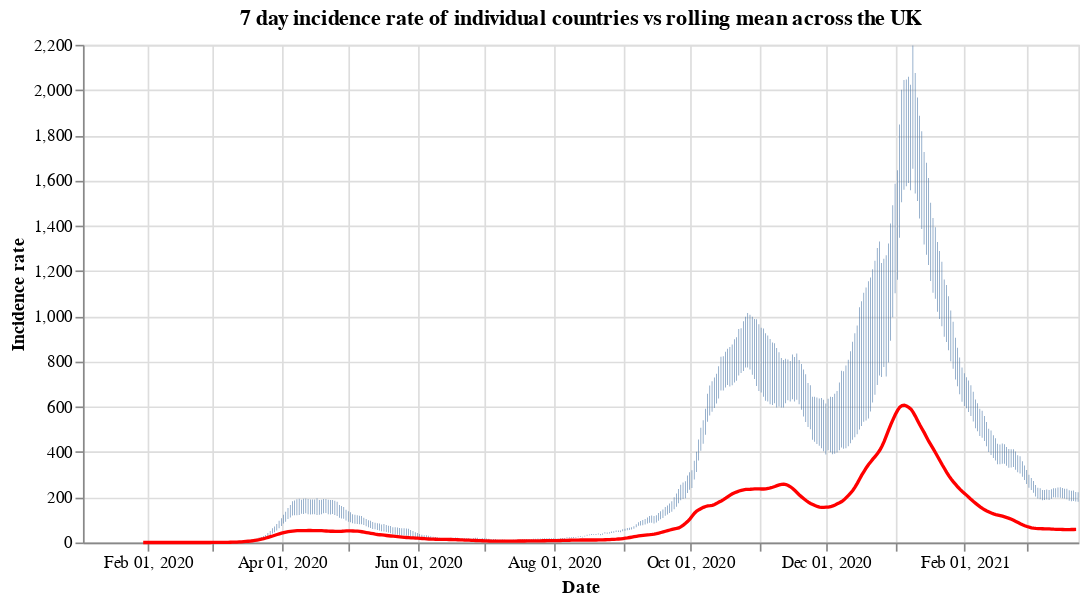

Source (notebook cell):
### Code cell
#collapse
countries = uk_cases['areaName'].unique()
countries.sort()

selection = alt.selection_single(
    name='Select',
    fields=['areaName'],
    init={'areaName': 'Wales'},
    bind={'areaName': alt.binding_select(options=countries)}
)

# scatter plot, modify opacity based on selection
bars = alt.Chart(uk_cases).mark_bar().add_selection(
    selection
).encode(
    x=alt.X("yearmonthdate(date):T", axis=alt.Axis(title='Date')),
    y=alt.Y("weeklyCasesRate:Q", axis=alt.Axis(title='Incidence rate')),
    tooltip='weeklyCasesRate:Q',
    opacity=alt.condition(selection, alt.value(1), alt.value(0))
).properties(title=f'7 day incidence rate of individual countries vs rolling mean across the UK', width=600)

line = alt.Chart(overview_cases).mark_line(
    color='red',
    size=2,
).transform_window(
    rolling_mean='mean(weeklyCasesRate)',
    frame=[0, 7]
).encode(
    x='yearmonthdate(date):T',
    y='rolling_mean:Q'
)

alt.layer(bars, line)

### Figure 1 — Vega-Lite specification as saved in the notebook (floating-point values rounded to 4 significant figures; data arrays with more than 128 entries replaced by an {"elided": "..."} marker saying what was removed)
{"config": {"view": {"continuousWidth": 400, "continuousHeight": 300}}, "layer": [{"data": {"name": "data-8f04a6ec2ecaed7cec67524a8b5b1fa5"}, "mark": "bar", "encoding": {"opacity": {"condition": {"value": 1, "selection": "Select"}, "value": 0}, "tooltip": {"type": "quantitative", "field": "weeklyCasesRate"}, "x": {"type": "temporal", "axis": {"title": "Date"}, "field": "date", "timeUnit": "yearmonthdate"}, "y": {"type": "quantitative", "axis": {"title": "Incidence rate"}, "field": "weeklyCasesRate"}}, "selection": {"Select": {"type": "single", "fields": ["areaName"], "init": {"areaName": "Wales"}, "bind": {"areaName": {"input": "select", "options": ["England", "Northern Ireland", "Scotland", "Wales"]}}}}, "title": "7 day incidence rate of individual countries vs rolling mean across the UK", "width": 600}, {"data": {"name": "data-e26316e2736020349d521785ce5684ed"}, "mark": {"type": "line", "color": "red", "size": 2}, "encoding": {"x": {"type": "temporal", "field": "date", "timeUnit": "yearmonthdate"}, "y": {"type": "quantitative", "field": "rolling_mean"}}, "transform": [{"window": [{"op": "mean", "field": "weeklyCasesRate", "as": "rolling_mean"}], "frame": [0, 7]}]}], "$schema": "https://vega.github.io/schema/vega-lite/v4.8.1.json", "datasets": {"data-8f04a6ec2ecaed7cec67524a8b5b1fa5": {"elided": "1784 records"}, "data-e26316e2736020349d521785ce5684ed": {"elided": "419 records"}}}
